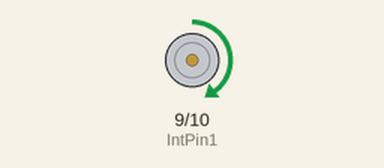
This sketch was run on a simulated Arduino Uno, built with avr-gcc and run on an emulated ATmega328P. Shown: motor-driver pin pairs drawn as motors (green arrow = first pin HIGH = forward, orange = second pin HIGH = backward, longer = more drive, scaled by the enable pin).

Above: at 1.0 s.
At 3.0 s:
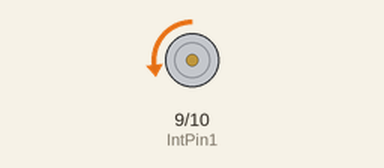
At 5.0 s:
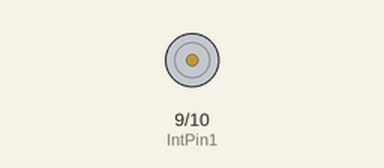
Timing chart, 0 to 7.8 s (numbered marks = the images above):
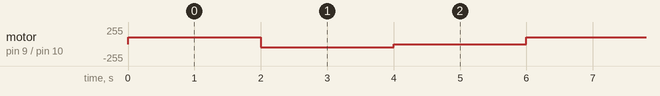

The sketch:

dc_motor_arduino.ino
```cpp
const int IntPin1 = 9;// interrupt1
const int IntPin2 = 10;// interrupt 2
const int enable = 11;// ena pin for speed control(PWM)

void setup(){
  pinMode(IntPin1,OUTPUT);
  pinMode(IntPin2,OUTPUT);
  pinMode(enable,OUTPUT);


}

void loop()
{
  analogWrite(enable,100);//speed is 100(pwm)
  digitalWrite(IntPin1,HIGH);
  digitalWrite(IntPin2,LOW);
  delay(2000);//motor running in clk wise

  analogWrite(enable,50);//speed 50
  digitalWrite(IntPin1,LOW);
  digitalWrite(IntPin2,HIGH);
  delay(2000);// motor running in anticlockwise direction

  analogWrite(enable,0);//stop motor
  delay(2000);
}
```

Measured:
- by itself, motor on pin 9 (IntPin1) / pin 10 (IntPin2): repeats every 6.0 s: backward 50/255 2.0 s, stopped 2.0 s, forward 100/255 2.0 s
